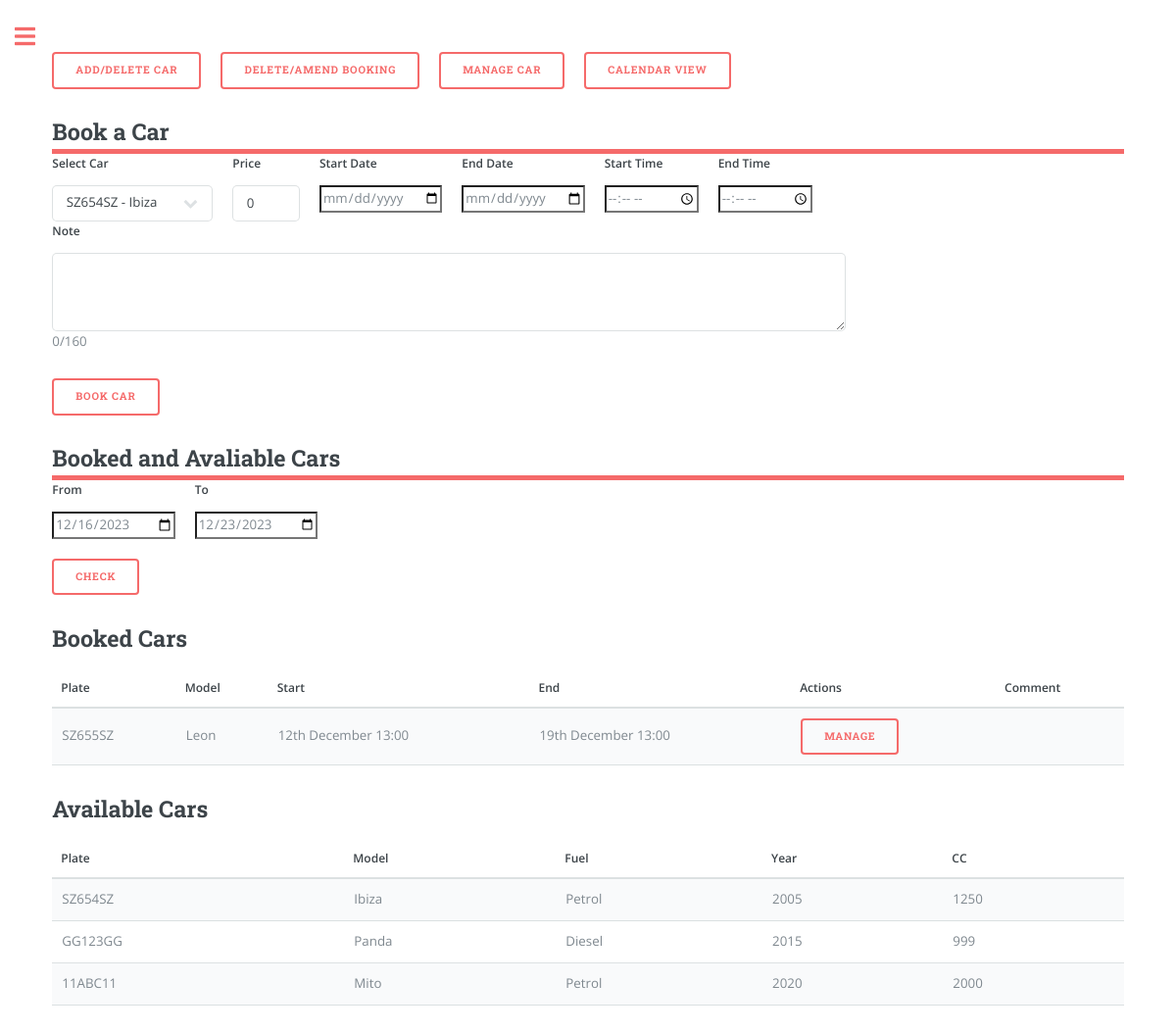
/overview (signed in), run on the app's committed database.
### app/models.py (models this page shows, shortened)
class Booking(db.Model):
    id = db.Column(db.Integer, primary_key=True)
    start_datetime = db.Column(db.DateTime, nullable=False)
    end_datetime = db.Column(db.DateTime, nullable=False)
    car_plate = db.Column(db.String(8), db.ForeignKey('car.plate'), nullable=False)
    user_id = db.Column(db.Integer, db.ForeignKey('user.id'), nullable=False)
    note = db.Column(db.String(160))
    money = db.Column(db.Integer, default=0, index=True)
    car = db.relationship('Car', backref='bookings', lazy=True)

class Car(db.Model):
    plate = db.Column(db.String(8), primary_key=True, index=True, unique=True)
    make = db.Column(db.String(15), index=True)
    model = db.Column(db.String(15), index=True)
    fuel = db.Column(db.String(8), index=True)
    year = db.Column(db.Integer, index=True)
    cc = db.Column(db.Integer, index=True)
    user_id = db.Column(db.Integer, db.ForeignKey('user.id'))
    days = db.Column(db.Integer, default=0, index=True)
    money = db.Column(db.Integer, default=0, index=True)
    @classmethod
    def reset_parameters(cls):
        today = datetime.now()
        if today.month == 1 and today.day == 1:
            for car in Car.query.all():
                car.days = 0
                car.money = 0
            db.session.commit()

### app/routes.py (the view, shortened to what this page needs)
@app.route('/')
@app.route('/overview', methods=['GET', 'POST'])
@login_required
def overview(): # Booking
    Car.reset_parameters()
    user_cars = current_user.garage.all()
    from_date = request.form.get('from')
    to_date = request.form.get('to')
    if from_date == None:
        from_date = datetime.now().strftime('%Y-%m-%d')
        to_date = (datetime.now() + timedelta(days=7)).strftime('%Y-%m-%d')
        from_datetime = datetime.strptime(f'{from_date}', '%Y-%m-%d')
        to_datetime = datetime.strptime(f'{to_date}', '%Y-%m-%d')
    else:
        from_datetime = datetime.strptime(f'{from_date}', '%Y-%m-%d')
        to_datetime = datetime.strptime(f'{to_date}', '%Y-%m-%d')
        to_datetime += timedelta(days=1)
    user_bookings = Booking.query.filter(
                Booking.user_id == current_user.id,
                Booking.end_datetime >= from_datetime,
                Booking.start_datetime <= to_datetime,
                ).all()
    booked_car_plates = [booking.car_plate for booking in user_bookings]
    available_cars = [car for car in user_cars if car.plate not in booked_car_plates]
    three_months_ago = datetime.now() - timedelta(days=3 * 30)
    old_bookings = Booking.query.filter(
        (Booking.user_id == current_user.id) &
        (Booking.end_datetime < three_months_ago)
    ).all()
    for old_booking in old_bookings:
        Booking.remove_booking(old_booking.id)
    return render_template('overview.html',
                            user_cars=user_cars,
                            available_cars=available_cars,
                            user_bookings=user_bookings,
                            from_datetime=from_datetime.strftime('%Y-%m-%d'),
                            to_datetime=to_datetime.strftime('%Y-%m-%d'),
                            user_name=current_user.username if current_user.is_authenticated else None)

### app/models.py (called while the page is built)
@login.user_loader
def load_user(id):
    return User.query.get(int(id))

### app/templates/overview.html (shortened to what this page needs)
{% extends "index.html" %}
{% block content %}
<link rel="stylesheet" href="{{ url_for('static', filename='css/main.css') }}">
<div class="row">
    <form action="{{ url_for('garage_manage') }}" method="get">
        <button type="submit">Add/Delete Car</button>
    </form>
    <form action="{{ url_for('bookings_manage') }}" method="get">
        <button type="submit">Delete/Amend Booking</button>
    </form>
    <form action="{{ url_for('garage_car') }}" method="get">
        <button type="submit">Manage Car</button>
    </form>
    <form action="{{ url_for('calendar') }}" method="get">
        <button type="submit">Calendar View</button>
    </form>
</div>
<header id="header" style="padding: 0;">
    <h2>Book a Car</h2>
</header>
<form method="POST" action="{{ url_for('overview') }}">
    <div class="row">
        <div class="col">
            <label for="car_selection" class="form-label">Select Car</label>
            <select class="form-select" id="car_selection" name="car_selection">
                {% for car in user_cars %}
                    <option value="{{ car.plate }}">{{ car.plate }} - {{ car.model }}</option>
                {% endfor %}
            </select>
        </div>
        <div class="col">
            <label for="Price" class="form-label">Price</label>
            <input type="text" class="form-control" id="Price" name="Price" size="4" value="0">
          </div>
        <div class="col">
            <label for="start_date" class="form-label">Start Date</label>
            <input type="date" class="form-control" id="start_date" name="start_date" required>
        </div>
        <div class="col">
            <label for="end_date" class="form-label">End Date</label>
            <input type="date" class="form-control" id="end_date" name="end_date" required>
        </div>
        <div class="col">
            <label for="start_time" class="form-label">Start Time</label>
            <input type="time" class="form-control" id="start_time" name="start_time" required>
        </div>
        <div class="col">
            <label for="end_time" class="form-label">End Time</label>
            <input type="time" class="form-control" id="end_time" name="end_time" required>
        </div>
        <div class="col">
            <label for="note" class="form-label">Note</label>
            <textarea class="form-control" id="note" name="note" rows="3" maxlength="160" oninput="updateCharacterCount(this)" style="width: 810px; height: 80px;"></textarea>
            <p id="character-count">0/160</p>
        </div>
    </div>
    <button type="submit" name='book' class="btn btn-primary" >Book Car</button>
</form>
<header id="header" style="padding: 0;">
<h2>Booked and Avaliable Cars</h2>
</header>
<form method="POST" action="{{ url_for('overview') }}">
<div class="row">
    <div class="col">
        <label for="from" class="form-label">From</label>
        <input type="date" class="form-control" id="from" name="from" value="{{ from_datetime }}" required>
    </div>
    <div class="col">
        <label for="to" class="form-label">To</label>
        <input type="date" class="form-control" id="to" name="to" value="{{ to_datetime }}" required>
    </div>
</div>
<button type="submit" name='check' class="btn btn-primary" style="margin-top: 20px;">Check</button>
</form>
<form action="{{ url_for('bookings_manage') }}" method="POST">
    <h2>Booked Cars</h2>
    <table>
        <thead>
            <tr>
                <th>Plate</th>
                <th>Model</th>
                <th>Start</th>
                <th>End</th>
                <th>Actions</th>
                <th>Comment</th>
            </tr>
        </thead>
        <tbody>
            {% for booking in user_bookings %}
                <tr>
                    <td>{{ booking.car.plate }}</td>
                    <td>{{ booking.car.model }}</td>
                    <td>{{ booking.start_datetime.strftime("%dth %B %H:%M") }}</td>
                    <td>{{ booking.end_datetime.strftime("%dth %B %H:%M") }}</td>
                    <td>
                        <button type="submit" class="btn btn-danger" name="manage_booking" value="{{ booking.id }}">Manage</button>
                    </td>
                    <td>
                    </td>
                </tr>
            {% endfor %}
        </tbody>
    </table>
</form>
<h2>Available Cars</h2>
<table>
    <thead>
        <tr>
            <th>Plate</th>
            <th>Model</th>
            <th>Fuel</th>
            <th>Year</th>
            <th>CC</th>
        </tr>
    </thead>
    <tbody>
        {% for car in available_cars %}
            <tr>
                <td>{{ car.plate }}</td>
                <td>{{ car.model }}</td>
                <td>{{ car.fuel }}</td>
                <td>{{ car.year }}</td>
                <td>{{ car.cc }}</td>
            </tr>
        {% endfor %}
    </tbody>
</table>
{% endblock %}

### app/templates/index.html (shortened to what this page needs)
<!DOCTYPE HTML>
<html>
	<head>
		<link rel="stylesheet" href="{{url_for('static', filename='css/main.css')}}"/>
	</head>
	<body class="is-preload">
			<div id="wrapper">
					<div id="main">
						<div class="inner">
								<section id="banner">
									<div class="content">
										{% block content %} {% endblock %}
								</section>
						</div>
					</div>
			</div>
	</body>
</html>

### data on the page
Booking: car.plate "SZ655SZ", car.model "Leon", start_datetime "12th December 13:00", end_datetime "19th December 13:00", {{ booking.id }} 5 (drawn)
Car: plate "SZ654SZ", model "Ibiza", fuel "Petrol", year "2005", cc "1250"
Car: plate "GG123GG", model "Panda", fuel "Diesel", year "2015", cc "999"
Car: plate "11ABC11", model "Mito", fuel "Petrol", year "2020", cc "2000"

### other printed values
form field car_selection "SZ654SZ - Ibiza"
